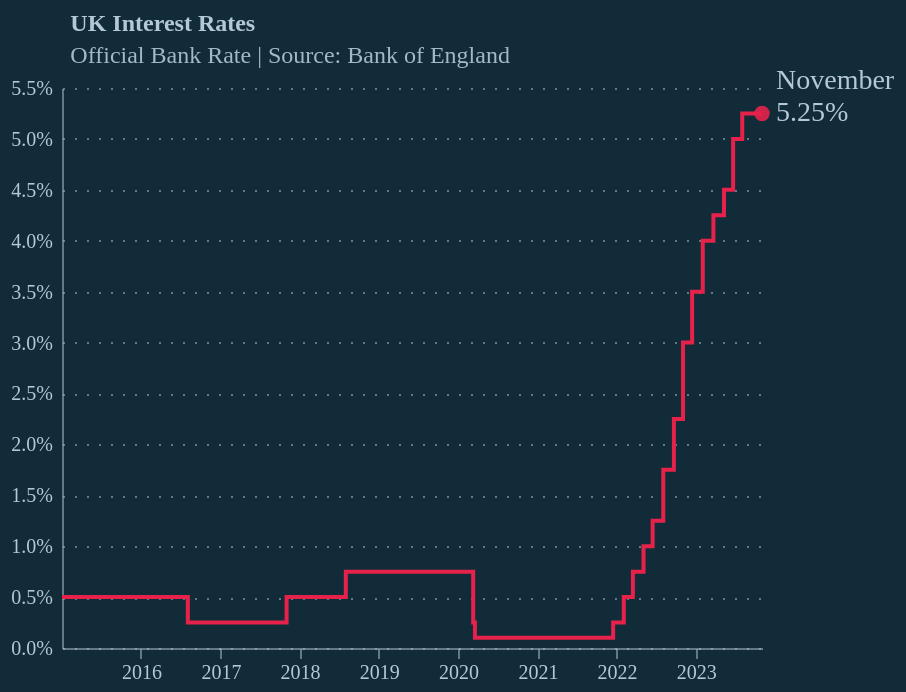

Here is the Vega-Lite specification saved for this chart:
### Vega-Lite specification from a JSON file in a GitHub repository (floating-point values rounded to 4 significant figures; data arrays with more than 128 entries replaced by an {"elided": "..."} marker saying what was removed)
{"config": {"background": "#122b39", "font": "Circular Std", "axis": {"labelColor": "#b4c8d8", "tickColor": "#b4c8d8", "domainColor": "#b4c8d8", "domainOpacity": 0.5, "title": null}, "axisX": {"grid": false, "labelAngle": 0, "tickCount": 10, "tickOpacity": 0.5}, "axisY": {"gridColor": "#b4c8d8", "gridDash": [1, 5], "gridOpacity": 0.5, "labelPadding": 5, "tickCount": 8, "tickOpacity": 0.5, "ticks": false, "format": "%"}, "line": {"color": "#e6224b"}, "view": {"stroke": null, "continuousWidth": 350, "continuousHeight": 280}, "title": {"anchor": "start", "dx": 24, "fontSize": 12, "subtitleFontSize": 12, "color": "#b4c8d8", "subtitleColor": "#b4c8d8E6", "subtitlePadding": 4, "offset": -1}}, "layer": [{"data": {"name": "data-c9fb5d510c729e759ce000e97d004fe3"}, "mark": {"type": "line", "interpolate": "step-after"}, "encoding": {"x": {"field": "date", "type": "temporal"}, "y": {"field": "value", "type": "quantitative"}}}, {"data": {"name": "data-bf49798067a942523ed5abee5410cb21"}, "mark": {"type": "point", "color": "#e6224b", "filled": true, "opacity": 0.9, "size": 60}, "encoding": {"x": {"field": "date", "type": "temporal"}, "y": {"field": "value", "type": "quantitative"}}}, {"data": {"name": "data-bf49798067a942523ed5abee5410cb21"}, "mark": {"type": "text", "align": "left", "baseline": "middle", "color": "#b4c8d8", "dx": 7, "dy": 0, "fontSize": 14}, "encoding": {"text": {"field": "value", "format": ".2%", "type": "quantitative"}, "x": {"field": "date", "type": "temporal"}, "y": {"field": "value", "type": "quantitative"}}}, {"data": {"name": "data-bf49798067a942523ed5abee5410cb21"}, "mark": {"type": "text", "align": "left", "baseline": "middle", "color": "#b4c8d8", "dx": 7, "dy": -16, "fontSize": 14}, "encoding": {"text": {"field": "date", "format": "%B", "type": "temporal"}, "x": {"field": "date", "type": "temporal"}, "y": {"field": "value", "type": "quantitative"}}}], "title": {"text": "UK Interest Rates", "subtitle": ["Official Bank Rate | Source: Bank of England"], "dx": 30}, "$schema": "https://vega.github.io/schema/vega-lite/v5.8.0.json", "datasets": {"data-c9fb5d510c729e759ce000e97d004fe3": {"elided": "2233 records"}, "data-bf49798067a942523ed5abee5410cb21": [{"date": "2023-11-02T00:00:00", "value": 0.0525}]}, "width": 350, "height": 280}
